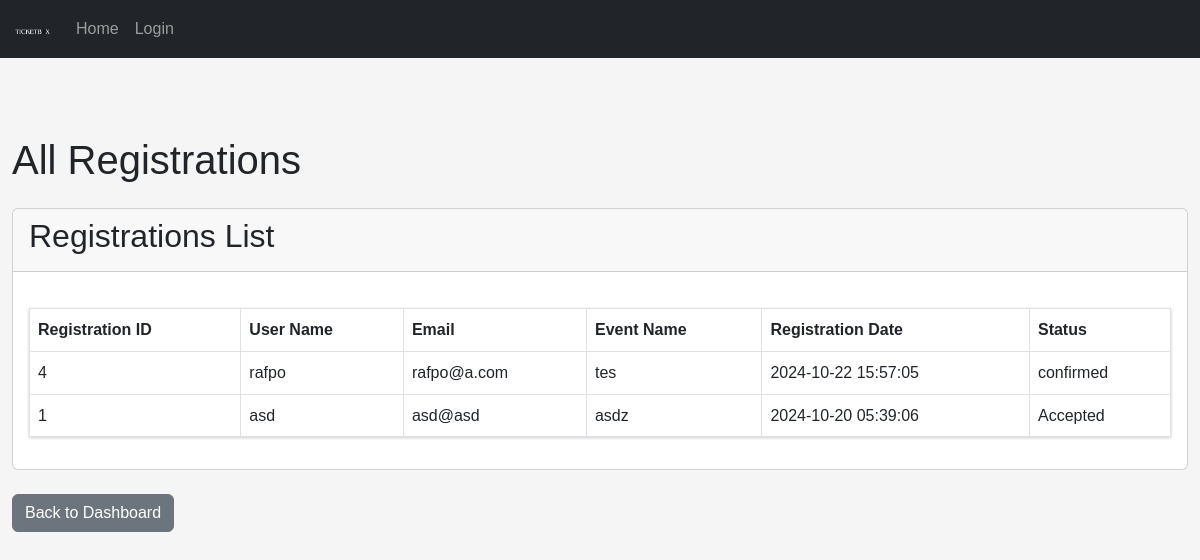
The page /lec/admin/registrations.php on the database as committed earlier.
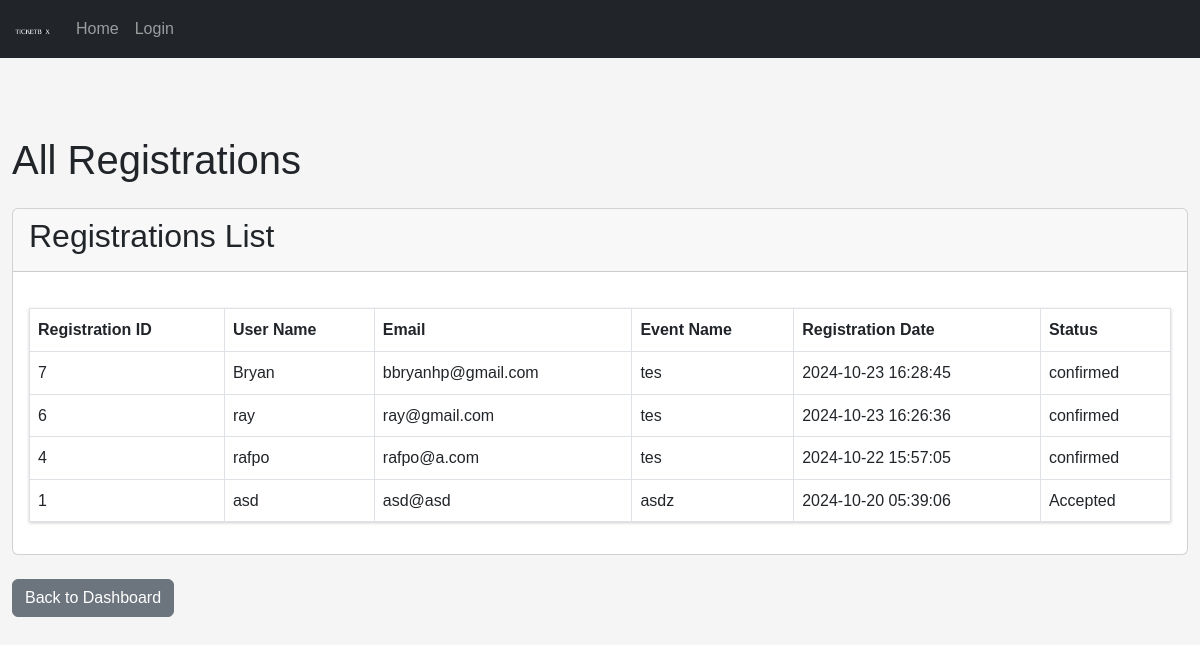
The same page on the database as committed later.
### tables this page shows
CREATE TABLE `event_registrations` (
  `id` int(11) NOT NULL,
  `event_id` int(11) NOT NULL,
  `user_id` int(11) NOT NULL,
  `registration_date` timestamp NOT NULL DEFAULT current_timestamp(),
  `status` varchar(10) DEFAULT 'Accepted'
);

CREATE TABLE `users` (
  `id` int(11) NOT NULL,
  `name` varchar(100) NOT NULL,
  `email` varchar(100) NOT NULL,
  `password` varchar(255) NOT NULL,
  `role` enum('admin','user') DEFAULT 'user',
  `created_at` timestamp NOT NULL DEFAULT current_timestamp(),
  `account_activation_hash` varchar(64) DEFAULT NULL,
  `reset_token_hash` varchar(64) DEFAULT NULL,
  `reset_token_expires_at` datetime DEFAULT NULL
);

CREATE TABLE `events` (
  `id` int(11) NOT NULL,
  `name` varchar(200) NOT NULL,
  `description` text DEFAULT NULL,
  `date` date NOT NULL,
  `time` time NOT NULL,
  `location` varchar(200) NOT NULL,
  `max_participants` int(11) NOT NULL,
  `current_participants` int(11) DEFAULT 0,
  `status` enum('open','closed','canceled') DEFAULT 'open',
  `image_path` varchar(255) DEFAULT NULL,
  `banner_path` varchar(255) DEFAULT NULL,
  `created_at` timestamp NOT NULL DEFAULT current_timestamp(),
  `updated_at` timestamp NOT NULL DEFAULT current_timestamp() ON UPDATE current_timestamp()
);

### lec/includes/functions.php (called while the page is built, shortened)
<?php
function is_logged_in() {
    return isset($_SESSION['user_id']);
}

### lec/admin/registrations.php (the view, shortened to what this page needs)
<?php
require_once '../includes/functions.php';
$database = new Database();
$db = $database->getConnection();
$query = "SELECT r.id AS registration_id, r.registration_date, r.status,
                 u.name AS user_name, u.email,
                 e.name AS event_name
          FROM event_registrations r
          JOIN users u ON r.user_id = u.id
          JOIN events e ON r.event_id = e.id
          ORDER BY r.registration_date DESC";
$registrations = $db->query($query)->fetchAll(PDO::FETCH_ASSOC);
include_once '../includes/adminheader.php';
?>
<div class="container mt-5 pt-5">
    <h1 class="mb-4">All Registrations</h1>
    <div class="card">
        <div class="card-header">
            <h2>Registrations List</h2>
        </div>
        <div class="card-body">
            <table class="table table-bordered">
                <thead>
                    <tr>
                        <th>Registration ID</th>
                        <th>User Name</th>
                        <th>Email</th>
                        <th>Event Name</th>
                        <th>Registration Date</th>
                        <th>Status</th>
                    </tr>
                </thead>
                <tbody>
                    <?php foreach ($registrations as $registration): ?>
                    <tr>
                        <td><?= htmlspecialchars($registration['registration_id']) ?></td>
                        <td><?= htmlspecialchars($registration['user_name']) ?></td>
                        <td><?= htmlspecialchars($registration['email']) ?></td>
                        <td><?= htmlspecialchars($registration['event_name']) ?></td>
                        <td><?= htmlspecialchars($registration['registration_date']) ?></td>
                        <td><?= htmlspecialchars($registration['status']) ?></td>
                    </tr>
                    <?php endforeach; ?>
                </tbody>
            </table>
        </div>
    </div>
    <a href="dashboard.php" class="btn btn-secondary mt-4">Back to Dashboard</a>
</div>
</body>
</html>

### lec/includes/adminheader.php (shortened to what this page needs)
<?php
include_once '../includes/functions.php';
?>
<!DOCTYPE html>
<html lang="en">
<head>
    <link href="https://cdn.jsdelivr.net/npm/bootstrap@5.3.0/dist/css/bootstrap.min.css" rel="stylesheet">
    <link rel="stylesheet" href="/assets/css/style.css">
</head>
<body>
<nav class="navbar navbar-expand-lg navbar-dark bg-dark fixed-top">
    <div class="container">
        <a class="navbar-brand p-0" href="#">
            <img src="/assets/images/ticket.png" alt="Logo" class="img-fluid" style="max-height: 40px;">
        </a>
        <div class="collapse navbar-collapse" id="navbarNav">
            <ul class="navbar-nav me-auto">
                <li class="nav-item">
                    <a class="nav-link" href="dashboard.php">Home</a>
                </li>
                <?php if (is_logged_in() && is_admin()): ?>
                    <li class="nav-item">
                        <a class="nav-link" href="event-management.php">Manage Events</a>
                    </li>
                    <li class="nav-item">
                        <a class="nav-link" href="user-management.php">Manage Users</a>
                    </li>
                    <li class="nav-item">
                        <a class="nav-link" href="registrations.php">View All Registrations</a>
                    </li>
                    <li class="nav-item">
                        <a class="nav-link" href="../logout.php">Logout</a>
                    </li>
                <?php else: ?>
                    <li class="nav-item">
                        <a class="nav-link" href="../login.php">Login</a>
                    </li>
                <?php endif; ?>
            </ul>
        </div>
    </div>
</nav>

### lec/assets/css/style.css (style rules this page uses)
body { font-family: Arial, sans-serif; line-height: 1.6; margin: 0; background-color: #f5f5f5; padding-top: 40px; }
.container { max-width: 1200px; margin: 0 auto; }
table { width: 100%; border-collapse: collapse; margin: 20px 0; background-color: white; box-shadow: 0 1px 3px rgba(0,0,0,0.2); }
th, td { padding: 12px 15px; text-align: left; border-bottom: 1px solid #ddd; }
th { background-color: #f8f9fa; font-weight: bold; }

Rows that differ between the two databases and show on the page:
added event_registrations: id "7", user.name "Bryan", user.email "bbryanhp@gmail.com", event.name "tes", registration_date "2024-10-23 16:28:45", status "confirmed"
added event_registrations: id "6", user.name "ray", user.email "ray@gmail.com", event.name "tes", registration_date "2024-10-23 16:26:36", status "confirmed"
